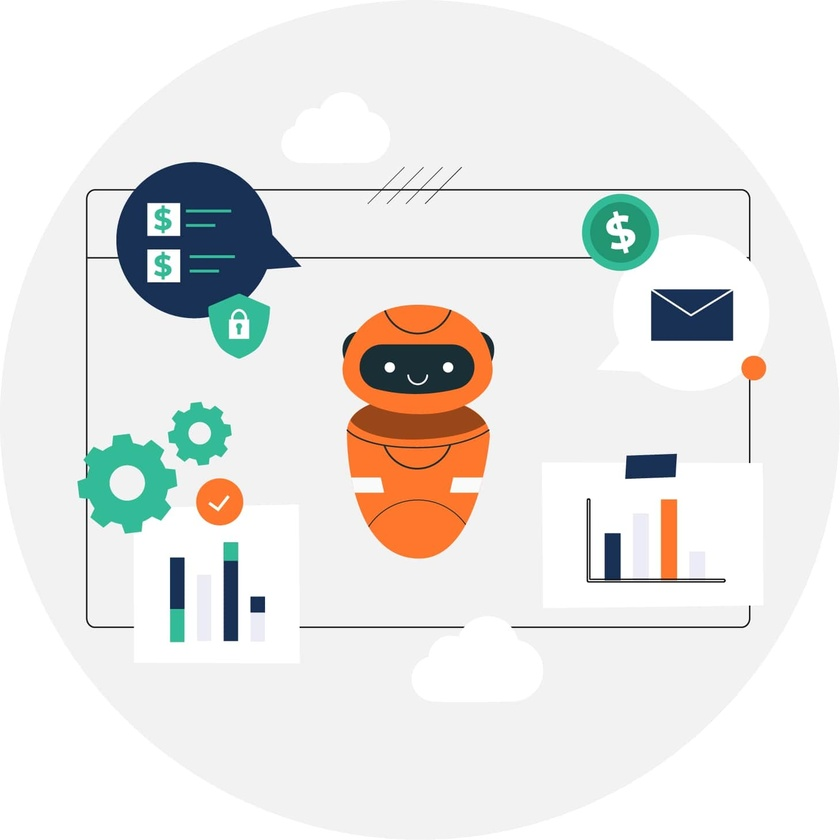
#> input picture P2G1/image_test.jpg, 840 x 840 px, shrunk from 1458 x 1458 before the run, found by its file name
$ python P2G1.py
#> lines starting #> are read from the running program, lines starting #| are printed output that depends on the picture; long printed decimals are rounded
# -*- coding: utf-8 -*-
"""
Created on Fri Mar  8 16:08:18 2024

@author: asusx
"""

import numpy as np
import matplotlib.pyplot as plt
from PIL import Image

# Ruta de tu archivo (EL ARCHIVO TIENE QUE SER JPG PORQUE EN PNG LO LEVANTA EN ESCALA DE GRISES)
ruta_archivo = "C:\\Users\\asusx\\OneDrive\\Escritorio\\Inteligencia_Computacional\\image_test.jpg"

# Abre la imagen
imagen = Image.open(ruta_archivo)
#> imagen is the input picture: PIL image 840x840 RGB; mean R, G, B 231.3, 230.4, 228.3

# Convierte la imagen a un arreglo NumPy
arreglo_imagen = np.array(imagen)

# Calcula los histogramas para cada canal
hist_R, bins_R = np.histogram(arreglo_imagen[:,:,0].flatten(), bins=256, range=[0,256])
#> hist_R = 256 values, max 348357 at index 242, min 17 at index 8, mean 2756.2; bins_R = 257 values from 0 to 256
hist_G, bins_G = np.histogram(arreglo_imagen[:,:,1].flatten(), bins=256, range=[0,256])
#> hist_G = 256 values, max 349409 at index 242, min 0 at index 0, mean 2756.2; bins_G = 257 values from 0 to 256
hist_B, bins_B = np.histogram(arreglo_imagen[:,:,2].flatten(), bins=256, range=[0,256])
#> hist_B = 256 values, max 350371 at index 242, min 8 at index 2, mean 2756.2; bins_B = 257 values from 0 to 256

# Trazar la imagen
plt.figure(figsize=(10, 5))
plt.subplot(1, 2, 1)
plt.imshow(arreglo_imagen)
plt.axis('off')
plt.title('Imagen')
plt.show()

# Trazar los histogramas
plt.plot(hist_R, color='red', label='Rojo')
plt.plot(hist_G, color='green', label='Verde')
plt.plot(hist_B, color='blue', label='Azul')
plt.xlabel('Intensidad de píxeles')
plt.ylabel('Cantidad de píxeles')
plt.title('Histograma de la imagen en escala de colores RGB')
plt.legend()
plt.tight_layout()
plt.show()
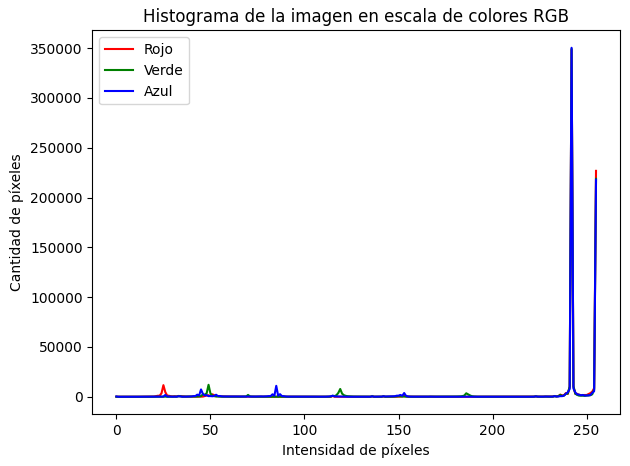
#> figure drawn by matplotlib, 1 panel; curve peaks at x = 242, y = 348357; curve peaks at x = 242, y = 349409; curve peaks at x = 242, y = 350371

print(np.var(arreglo_imagen))
#| 2762.439
print(np.mean(arreglo_imagen))
#| 229.986
print(arreglo_imagen.shape)
#| (840, 840, 3)
